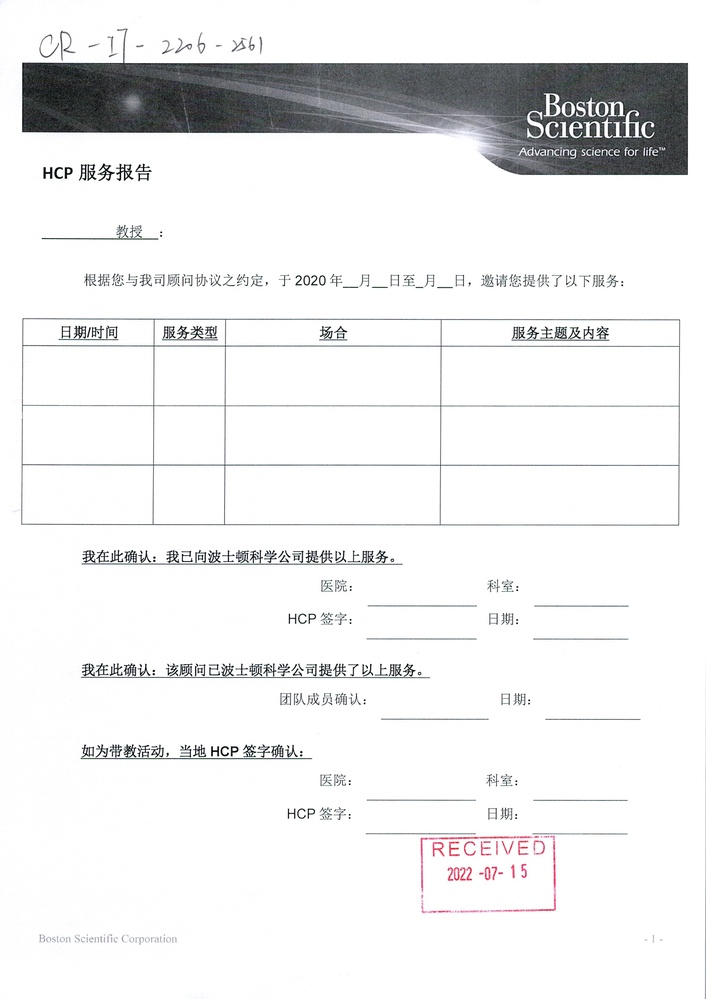
#> input picture Data-Processing/for_pdf/test.jpg, 706 x 999 px, shrunk from 1634 x 2312 before the run, given in place of the camera
$ python detect_camera_color_circle.py
#> lines starting #> are read from the running program, lines starting #| are printed output that depends on the picture; after the words box and inside, x2 and y2 are one past the last pixel; in counts of white or black regions, pixels touching at a corner belong together
import cv2
import numpy as np
import time

cap = cv2.VideoCapture(3)


# color from website:https://blog.csdn.net/taily_duan/article/details/51506776
#black
low_range = np.array([0, 0, 0])
high_range = np.array([180, 255, 46])

#red

while(1):
    # get a frame and show
    ret, frame = cap.read()
#> frame is the input picture: shape (999, 706, 3); mean B, G, R 237.7, 237.3, 237.1

    # change to hsv model
    hsv = cv2.cvtColor(frame, cv2.COLOR_BGR2HSV)
#> hsv: shape (999, 706, 3); mean H, S, V 21, 2.5, 237.9

    # get mask
    mask = cv2.inRange(hsv, low_range, high_range)
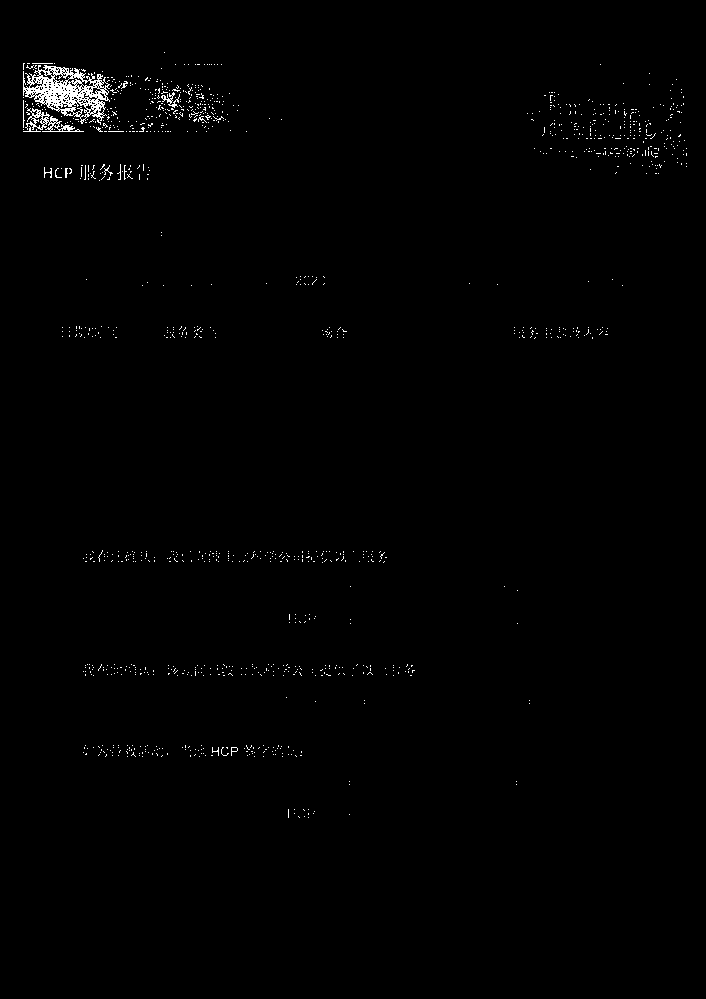
#> mask: shape (999, 706); 0.76% white in thin lines or dots, all inside (x1, y1, x2, y2) = (23, 52, 687, 818)
    dilated = cv2.dilate(mask, cv2.getStructuringElement(cv2.MORPH_ELLIPSE, (3, 3)), iterations=2)
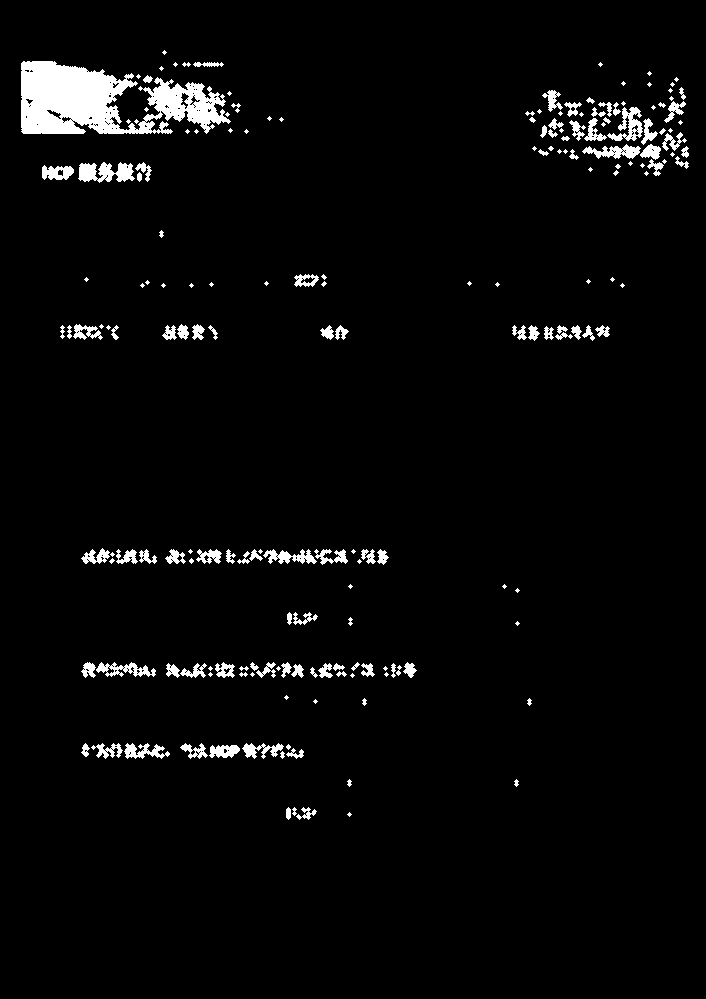
#> dilated: shape (999, 706); 3.3% white; 190 white regions (82 under 20 px), largest, box (x1, y1, x2, y2) and area: (21, 61, 231, 134) 9119, (78, 162, 135, 183) 774, (607, 107, 643, 141) 530

    # detect red
    circles = cv2.HoughCircles(dilated, cv2.HOUGH_GRADIENT, 1, 1000, param1=15, param2=10, minRadius=0, maxRadius=50)
#> circles = [[624.5, 99.5, 48.3]]

    if circles is not None:
        x, y, radius = circles[0][0]
#> x = 624.5; y = 99.5; radius = 48.3
        center = (x, y)
#> center = (624.5, 99.5)
        cv2.circle(frame, center, radius, (0, 255, 0), 2)
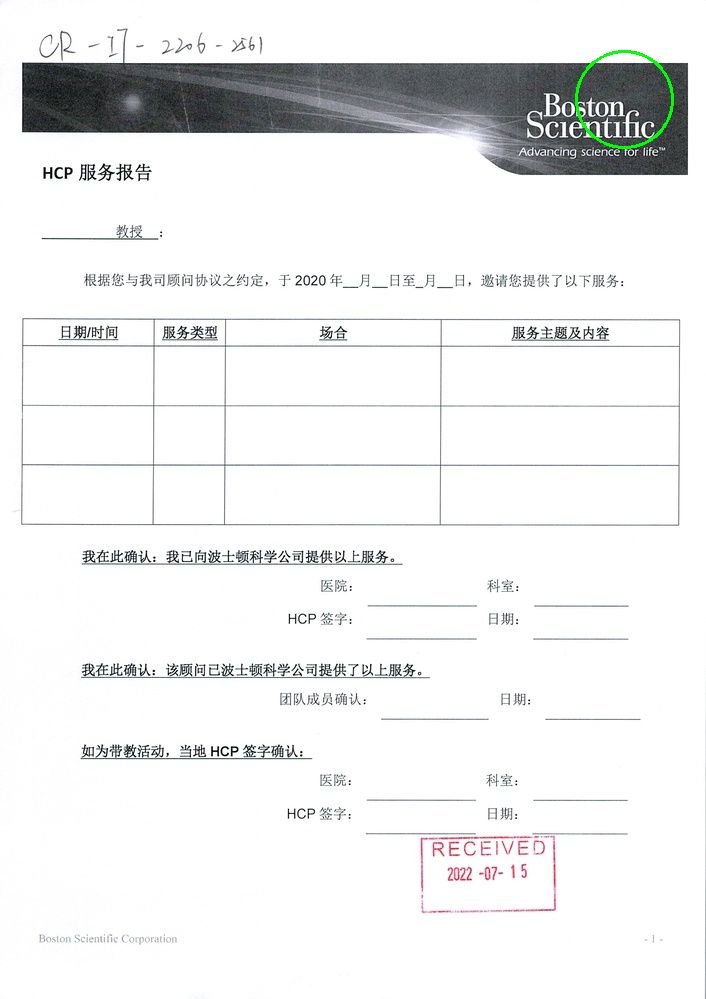
#> frame: shape (999, 706, 3); 0.13% of pixels changed, all inside (x1, y1, x2, y2) = (575, 50, 674, 149)
        cv2.circle(frame, center, 2, (0,255,0), -1, 8, 0 );
#> frame: shape (999, 706, 3); under 0.01% of pixels changed, all inside (x1, y1, x2, y2) = (622, 97, 627, 102)
        print('圆心：{}, {}'.format(x, y))
#| 圆心：624.5, 99.5

    cv2.imshow('result', frame)

    if cv2.waitKey(1) & 0xFF == ord('q'):
#> (key q is pressed here)
        break

cap.release()
cv2.destroyAllWindows()
